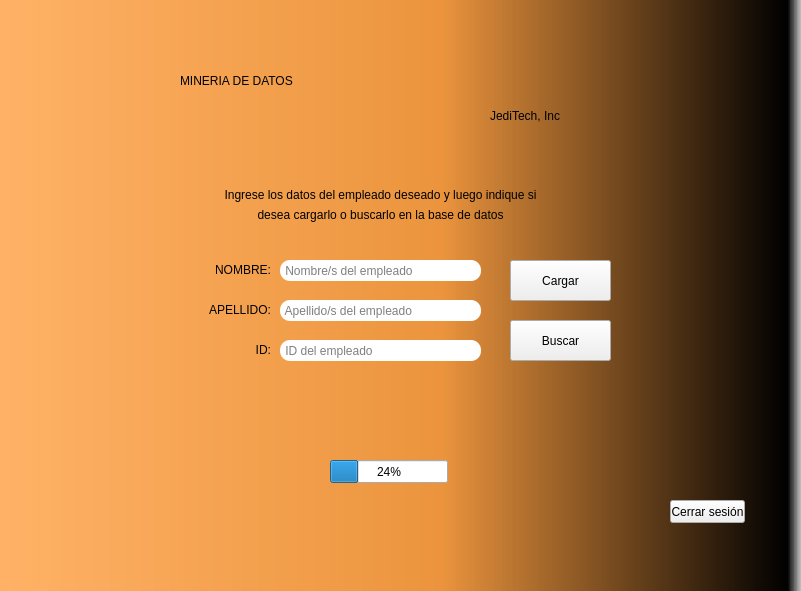
<?xml version="1.0" encoding="UTF-8"?>
<ui version="4.0">
 <class>MainMenuMDD</class>
 <widget class="QMainWindow" name="MainMenuMDD">
  <property name="geometry">
   <rect>
    <x>0</x>
    <y>0</y>
    <width>801</width>
    <height>591</height>
   </rect>
  </property>
  <property name="minimumSize">
   <size>
    <width>0</width>
    <height>0</height>
   </size>
  </property>
  <property name="maximumSize">
   <size>
    <width>1920</width>
    <height>1080</height>
   </size>
  </property>
  <property name="windowTitle">
   <string>MainWindow</string>
  </property>
  <property name="styleSheet">
   <string notr="true">QWidget#centralwidget{
background-color: qlineargradient(spread:pad, x1:0, y1:0, x2:1, y2:0, stop:0 rgba(255, 178, 102, 255), stop:0.55 rgba(235, 148, 61, 255), stop:0.98 rgba(0, 0, 0, 255), stop:1 rgba(0, 0, 0, 0));}</string>
  </property>
  <widget class="QWidget" name="centralwidget">
   <widget class="QLabel" name="label">
    <property name="geometry">
     <rect>
      <x>180</x>
      <y>30</y>
      <width>421</width>
      <height>101</height>
     </rect>
    </property>
    <property name="styleSheet">
     <string notr="true">font: 36pt &quot;Bauhaus 93&quot;;</string>
    </property>
    <property name="text">
     <string>MINERIA DE DATOS</string>
    </property>
   </widget>
   <widget class="QLabel" name="label_2">
    <property name="geometry">
     <rect>
      <x>490</x>
      <y>70</y>
      <width>121</width>
      <height>91</height>
     </rect>
    </property>
    <property name="styleSheet">
     <string notr="true">font: 13pt &quot;Bell MT&quot;;</string>
    </property>
    <property name="text">
     <string>JediTech, Inc</string>
    </property>
   </widget>
   <widget class="QLabel" name="bienvenidoJefe">
    <property name="geometry">
     <rect>
      <x>170</x>
      <y>110</y>
      <width>421</width>
      <height>101</height>
     </rect>
    </property>
    <property name="styleSheet">
     <string notr="true">font: 15pt &quot;Bell MT&quot;;</string>
    </property>
    <property name="text">
     <string>&lt;html&gt;&lt;head/&gt;&lt;body&gt;&lt;p align=&quot;center&quot;&gt;&lt;br/&gt;&lt;/p&gt;&lt;/body&gt;&lt;/html&gt;</string>
    </property>
   </widget>
   <widget class="QLabel" name="label_5">
    <property name="geometry">
     <rect>
      <x>110</x>
      <y>280</y>
      <width>161</width>
      <height>61</height>
     </rect>
    </property>
    <property name="styleSheet">
     <string notr="true">font: 15pt &quot;Bell MT&quot;;</string>
    </property>
    <property name="text">
     <string>&lt;html&gt;&lt;head/&gt;&lt;body&gt;&lt;p align=&quot;right&quot;&gt;APELLIDO:&lt;/p&gt;&lt;/body&gt;&lt;/html&gt;</string>
    </property>
   </widget>
   <widget class="QLineEdit" name="nombreEmpleado">
    <property name="geometry">
     <rect>
      <x>280</x>
      <y>260</y>
      <width>201</width>
      <height>21</height>
     </rect>
    </property>
    <property name="styleSheet">
     <string notr="true">border-radius:10px;</string>
    </property>
    <property name="placeholderText">
     <string> Nombre/s del empleado</string>
    </property>
   </widget>
   <widget class="QLabel" name="label_4">
    <property name="geometry">
     <rect>
      <x>150</x>
      <y>240</y>
      <width>121</width>
      <height>61</height>
     </rect>
    </property>
    <property name="styleSheet">
     <string notr="true">font: 15pt &quot;Bell MT&quot;;</string>
    </property>
    <property name="text">
     <string>&lt;html&gt;&lt;head/&gt;&lt;body&gt;&lt;p align=&quot;right&quot;&gt;NOMBRE:&lt;/p&gt;&lt;/body&gt;&lt;/html&gt;</string>
    </property>
   </widget>
   <widget class="QLineEdit" name="apellidoEmpleado">
    <property name="geometry">
     <rect>
      <x>280</x>
      <y>300</y>
      <width>201</width>
      <height>21</height>
     </rect>
    </property>
    <property name="styleSheet">
     <string notr="true">border-radius:10px;</string>
    </property>
    <property name="echoMode">
     <enum>QLineEdit::Normal</enum>
    </property>
    <property name="placeholderText">
     <string> Apellido/s del empleado</string>
    </property>
   </widget>
   <widget class="QLabel" name="label_6">
    <property name="geometry">
     <rect>
      <x>110</x>
      <y>320</y>
      <width>161</width>
      <height>61</height>
     </rect>
    </property>
    <property name="styleSheet">
     <string notr="true">font: 15pt &quot;Bell MT&quot;;</string>
    </property>
    <property name="text">
     <string>&lt;html&gt;&lt;head/&gt;&lt;body&gt;&lt;p align=&quot;right&quot;&gt;ID:&lt;/p&gt;&lt;/body&gt;&lt;/html&gt;</string>
    </property>
   </widget>
   <widget class="QLineEdit" name="idEmpleado">
    <property name="geometry">
     <rect>
      <x>280</x>
      <y>340</y>
      <width>201</width>
      <height>21</height>
     </rect>
    </property>
    <property name="styleSheet">
     <string notr="true">border-radius:10px;</string>
    </property>
    <property name="echoMode">
     <enum>QLineEdit::Normal</enum>
    </property>
    <property name="placeholderText">
     <string> ID del empleado</string>
    </property>
   </widget>
   <widget class="QPushButton" name="cargar">
    <property name="geometry">
     <rect>
      <x>510</x>
      <y>260</y>
      <width>101</width>
      <height>41</height>
     </rect>
    </property>
    <property name="text">
     <string>Cargar</string>
    </property>
   </widget>
   <widget class="QPushButton" name="buscar">
    <property name="geometry">
     <rect>
      <x>510</x>
      <y>320</y>
      <width>101</width>
      <height>41</height>
     </rect>
    </property>
    <property name="text">
     <string>Buscar</string>
    </property>
   </widget>
   <widget class="QLabel" name="label_7">
    <property name="geometry">
     <rect>
      <x>-20</x>
      <y>180</y>
      <width>801</width>
      <height>31</height>
     </rect>
    </property>
    <property name="styleSheet">
     <string notr="true">font: 15pt &quot;Bell MT&quot;;</string>
    </property>
    <property name="text">
     <string>&lt;html&gt;&lt;head/&gt;&lt;body&gt;&lt;p align=&quot;center&quot;&gt;Ingrese los datos del empleado deseado y luego indique si&lt;/p&gt;&lt;/body&gt;&lt;/html&gt;</string>
    </property>
   </widget>
   <widget class="QLabel" name="label_8">
    <property name="geometry">
     <rect>
      <x>-20</x>
      <y>200</y>
      <width>801</width>
      <height>31</height>
     </rect>
    </property>
    <property name="styleSheet">
     <string notr="true">font: 15pt &quot;Bell MT&quot;;</string>
    </property>
    <property name="text">
     <string>&lt;html&gt;&lt;head/&gt;&lt;body&gt;&lt;p align=&quot;center&quot;&gt;desea cargarlo o buscarlo en la base de datos&lt;/p&gt;&lt;/body&gt;&lt;/html&gt;</string>
    </property>
   </widget>
   <widget class="QLabel" name="errorEmpleado">
    <property name="geometry">
     <rect>
      <x>170</x>
      <y>360</y>
      <width>421</width>
      <height>51</height>
     </rect>
    </property>
    <property name="styleSheet">
     <string notr="true">font: 13pt &quot;Bell MT&quot;;
color: rgb(255, 0, 0);</string>
    </property>
    <property name="text">
     <string>&lt;html&gt;&lt;head/&gt;&lt;body&gt;&lt;p align=&quot;center&quot;&gt;&lt;br/&gt;&lt;/p&gt;&lt;/body&gt;&lt;/html&gt;</string>
    </property>
   </widget>
   <widget class="QProgressBar" name="progressBar">
    <property name="geometry">
     <rect>
      <x>330</x>
      <y>460</y>
      <width>118</width>
      <height>23</height>
     </rect>
    </property>
    <property name="value">
     <number>24</number>
    </property>
   </widget>
   <widget class="QLabel" name="cargar_Buscar">
    <property name="geometry">
     <rect>
      <x>260</x>
      <y>480</y>
      <width>241</width>
      <height>31</height>
     </rect>
    </property>
    <property name="styleSheet">
     <string notr="true">font: 14pt &quot;Bell MT&quot;;</string>
    </property>
    <property name="text">
     <string>&lt;html&gt;&lt;head/&gt;&lt;body&gt;&lt;p align=&quot;center&quot;&gt;&lt;br/&gt;&lt;/p&gt;&lt;/body&gt;&lt;/html&gt;</string>
    </property>
   </widget>
   <widget class="QPushButton" name="cerrarSesion">
    <property name="geometry">
     <rect>
      <x>670</x>
      <y>500</y>
      <width>75</width>
      <height>23</height>
     </rect>
    </property>
    <property name="styleSheet">
     <string notr="true"/>
    </property>
    <property name="text">
     <string>Cerrar sesión</string>
    </property>
   </widget>
  </widget>
 </widget>
 <resources/>
 <connections/>
</ui>
